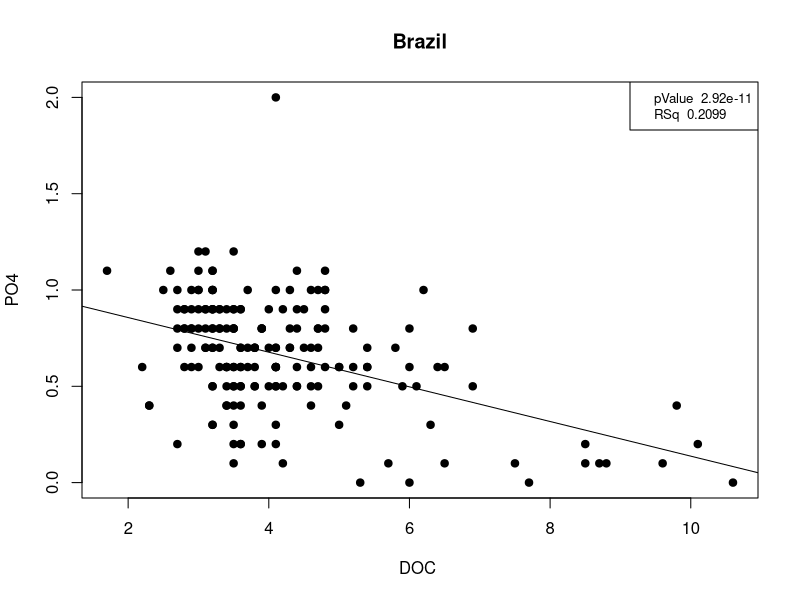
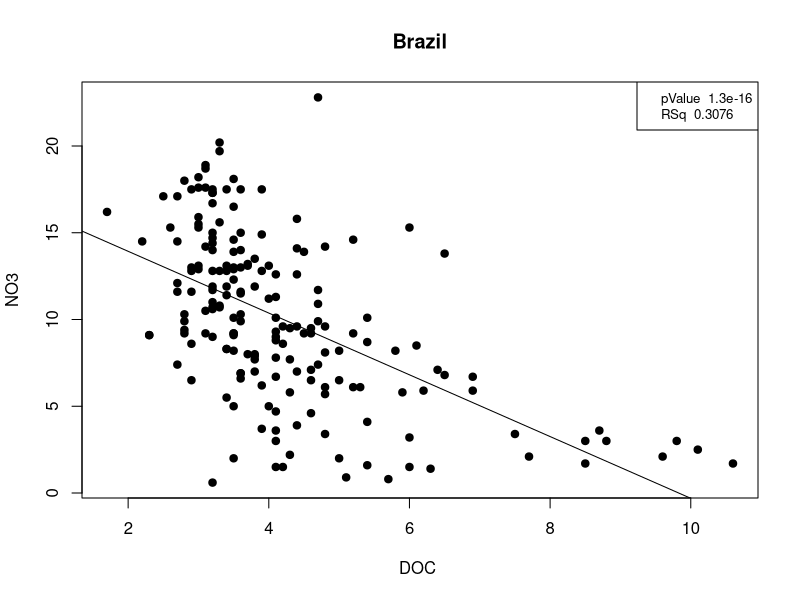
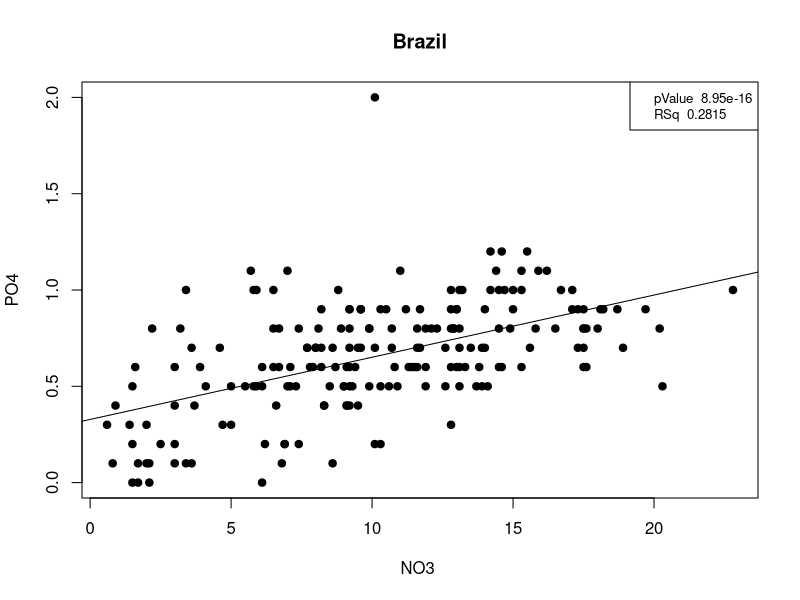
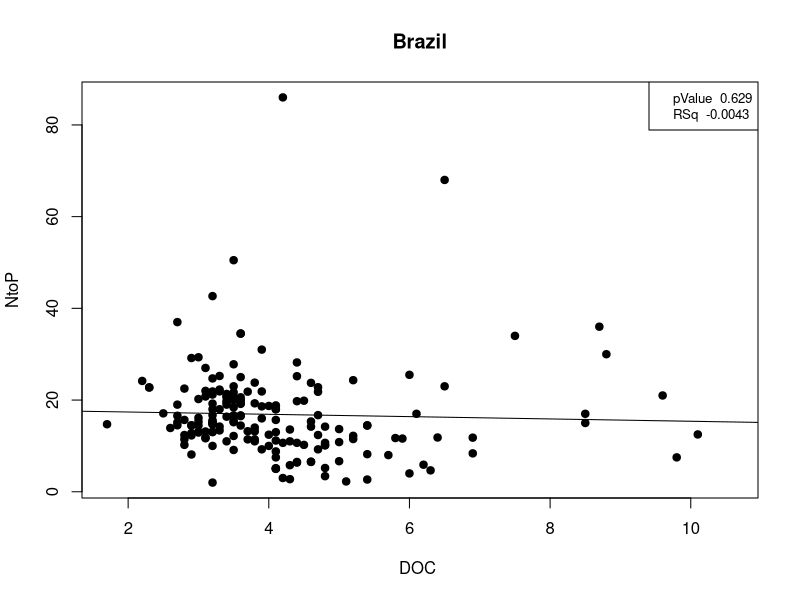

The R script that drew these images, in order: (Note: this script raises an error after producing the figures.)
library("dplyr")
library("ggplot2")
library("rnaturalearth")
library("rnaturalearthdata")
library("VennDiagram")

datapoints <-read.csv("Data/ChemData_Brazil.csv")
points <- data.frame(datapoints)

##DOC PO4##
mod1 = lm(PO4~DOC, data = points)
modsum = summary(mod1)
r2 = round(modsum$adj.r.squared, digits = 4)
pVal = signif(modsum$coefficients[2,4], digits = 3)
lab1 = paste("pValue ", pVal)
lab2 = paste("RSq ", r2)

plot(points$DOC, points$PO4, main="Brazil",
     xlab="DOC ", ylab="PO4", pch=19)
abline(mod1)
legend("topright", c(lab1, lab2), cex=0.8)

##DOC NO3##

mod2 = lm(NO3~DOC, data = points)
modsum = summary(mod2)
r2 = round(modsum$adj.r.squared, digits = 4)
pVal = signif(modsum$coefficients[2,4], digits = 3)
lab1 = paste("pValue ", pVal)
lab2 = paste("RSq ", r2)

plot(points$DOC, points$NO3, main="Brazil",
     xlab="DOC ", ylab="NO3", pch=19)
abline(mod2)
legend("topright", c(lab1, lab2), cex=0.8)

##NO3 PO4
mod3 = lm(PO4~NO3, data = points)
modsum = summary(mod3)
r2 = round(modsum$adj.r.squared, digits = 4)
pVal = signif(modsum$coefficients[2,4], digits = 3)
lab1 = paste("pValue ", pVal)
lab2 = paste("RSq ", r2)

plot(points$NO3, points$PO4, main="Brazil",
     xlab="NO3 ", ylab="PO4", pch=19)
abline(mod3)
legend("topright", c(lab1, lab2), cex=0.8)

 
# plot(points$DOC, points$NtoP, main="Brazil",
#      xlab="DOC", ylab="N:P", pch=19)
mod4 = lm(NtoP~DOC, data = points)
modsum = summary(mod4)
r2 = round(modsum$adj.r.squared, digits = 4)
pVal = signif(modsum$coefficients[2,4], digits = 3)
lab1 = paste("pValue ", pVal)
lab2 = paste("RSq ", r2)

plot(points$DOC, points$NtoP, main="Brazil",
     xlab="DOC ", ylab="NtoP", pch=19)
abline(mod4)
legend("topright", c(lab1, lab2), cex=0.8)

##Medians Calculations##
cleaned_rows <- points %>%
  group_by(Station, Lon,Lat) %>%
  summarise(DOC_Median = median(DOC, na.rm = TRUE),
            NO3_Median = median(NO3, na.rm = TRUE),
            PO4_Median = median(PO4, na.rm = TRUE),
            pH = median(pH, na.rm = TRUE),
            NO3toP_Median = median(NtoP, na.rm = TRUE))

write.csv(cleaned_rows,"Data/MedianCalcs/BrazilData_Medians.csv", row.names = FALSE)

##Venn Diagram of Data##
#counts <- read.csv("Data/MedianCalcs/BrazilData_Medians.csv")

#DOC_Set <- counts$DOC_Median
#PO4_Set <- counts$PO4_Median
#NO3_Set <- counts$NO3_Median

#DOC_Set[is.na(DOC_Set)] <- ""
#PO4_Set[is.na(PO4_Set)] <- ""
#NO3_Set[is.na(NO3_Set)] <- ""

#v2 <- venn.diagram(list(DOC=DOC_Set, PO4=PO4_Set, NO3=NO3_Set),
                   #fill = c("red", "blue", "yellow"),
                   #alpha = c(0.5, 0.5, 0.5),
                   #filename=NULL)

#grid.newpage()
#grid.draw(v2)
#dev.off()


##Mapping##
world <- ne_countries(scale = "medium", returnclass = "sf")
class(world)

sites <- data.frame(datapoints)

ggplot(data = world) +
  geom_sf() +
  coord_sf(xlim = c(-85, -30), ylim = c(-35, 15), expand = FALSE) +
  geom_point(data = sites, aes(x = Lon, y = Lat), size = 1,
             shape = 23, fill = "blue")
##Plots##
# counts <- read.csv("Data/MedianCalcs/BrazilData_Medians.csv")
# counts<-data.frame(counts)
# 
# plot(counts$DOC_Median, counts$PO4_Median, main="Brazil Medians",
#      xlab="DOC ", ylab="PO4", pch=19)
# 
# plot(counts$DOC_Median, counts$NO3_Median, main="Brazil Medians",
#      xlab="DOC ", ylab="NO3", pch=19)
# 
# plot(counts$NO3_Median, counts$PO4_Median, main="Brazil Medians",
#      xlab="NO3", ylab="PO4", pch=19)
